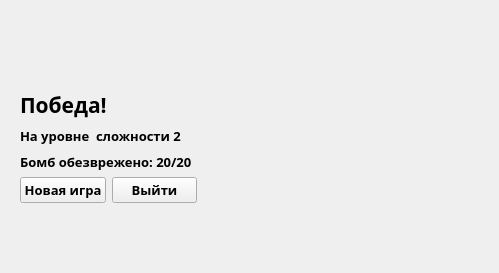
<?xml version="1.0" encoding="UTF-8"?>
<ui version="4.0">
 <class>TheFinalWindow</class>
 <widget class="QMainWindow" name="TheFinalWindow">
  <property name="geometry">
   <rect>
    <x>0</x>
    <y>0</y>
    <width>499</width>
    <height>273</height>
   </rect>
  </property>
  <property name="windowTitle">
   <string>Сапер от Rofin Incorporated</string>
  </property>
  <property name="styleSheet">
   <string notr="true">QMainWindow &gt; QWidget {
background-color: rgb(255, 255, 255);
}</string>
  </property>
  <widget class="QWidget" name="centralwidget">
   <widget class="QLabel" name="label_finalimage">
    <property name="geometry">
     <rect>
      <x>210</x>
      <y>0</y>
      <width>291</width>
      <height>271</height>
     </rect>
    </property>
    <property name="text">
     <string/>
    </property>
   </widget>
   <widget class="QWidget" name="">
    <property name="geometry">
     <rect>
      <x>20</x>
      <y>90</y>
      <width>177</width>
      <height>113</height>
     </rect>
    </property>
    <layout class="QVBoxLayout" name="verticalLayout_2">
     <item>
      <layout class="QVBoxLayout" name="verticalLayout">
       <item>
        <widget class="QLabel" name="label_state">
         <property name="font">
          <font>
           <family>Segoe UI Black</family>
           <pointsize>16</pointsize>
           <weight>75</weight>
           <bold>true</bold>
          </font>
         </property>
         <property name="text">
          <string>Победа!</string>
         </property>
        </widget>
       </item>
       <item>
        <widget class="QLabel" name="label_level">
         <property name="font">
          <font>
           <family>Segoe UI Black</family>
           <pointsize>10</pointsize>
           <weight>75</weight>
           <bold>true</bold>
          </font>
         </property>
         <property name="text">
          <string>На уровне  сложности 2</string>
         </property>
        </widget>
       </item>
       <item>
        <widget class="QLabel" name="label_rezult">
         <property name="font">
          <font>
           <family>Segoe UI Black</family>
           <pointsize>10</pointsize>
           <weight>75</weight>
           <bold>true</bold>
          </font>
         </property>
         <property name="text">
          <string>Бомб обезврежено: 20/20</string>
         </property>
        </widget>
       </item>
      </layout>
     </item>
     <item>
      <layout class="QHBoxLayout" name="horizontalLayout">
       <item>
        <widget class="QPushButton" name="button_NewGame">
         <property name="font">
          <font>
           <family>Segoe UI Black</family>
           <pointsize>10</pointsize>
           <weight>75</weight>
           <bold>true</bold>
          </font>
         </property>
         <property name="text">
          <string>Новая игра</string>
         </property>
        </widget>
       </item>
       <item>
        <widget class="QPushButton" name="button_Exit">
         <property name="font">
          <font>
           <family>Segoe UI Black</family>
           <pointsize>10</pointsize>
           <weight>75</weight>
           <bold>true</bold>
          </font>
         </property>
         <property name="text">
          <string>Выйти</string>
         </property>
        </widget>
       </item>
      </layout>
     </item>
    </layout>
   </widget>
  </widget>
 </widget>
 <resources/>
 <connections/>
</ui>
